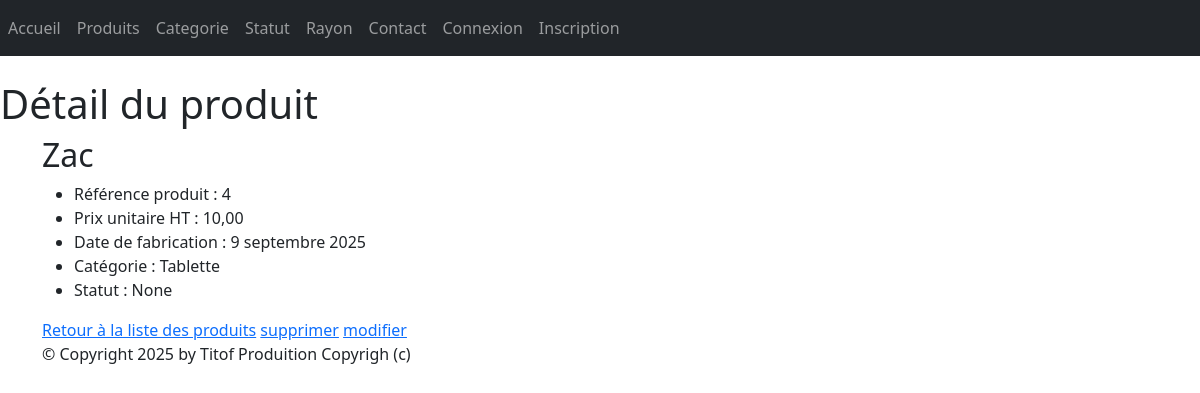
The app's page /monApp/produit/4/, older data.
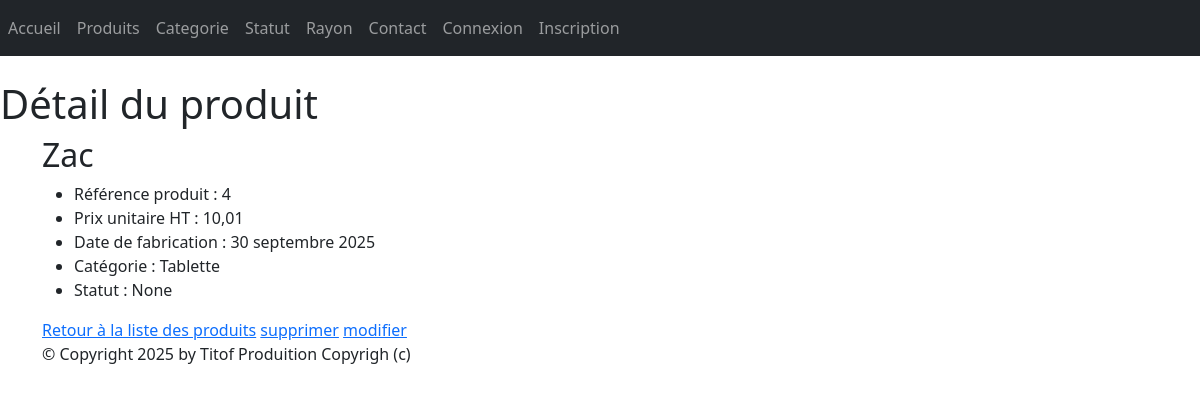
The same page, newer data.
### monApp/models.py (models this page shows, shortened)
class Produit(models.Model):
    refProd = models.AutoField(primary_key=True)
    intituleProd = models.CharField(max_length=200)
    prixUnitaireProd = models.DecimalField(max_digits=10, decimal_places=2)
    dateProd = models.DateField(auto_now=True)
    categorie = models.ForeignKey(Categorie, on_delete=models.CASCADE, related_name="produits", null=True, blank=True)
    statutProd = models.ForeignKey(Statut, on_delete=models.CASCADE, related_name="produitStatut", null=True, blank=True)

class Categorie(models.Model):
    idCat = models.AutoField(primary_key=True)
    nomCat = models.CharField(max_length=100)
    def __str__(self):
        return self.nomCat

### monApp/views.py (the view)
# urls.py: path("produit/<pk>/", views.ProduitDetailView.as_view(), name="dtl_prdt"),
class ProduitDetailView(DetailView):
    model = Produit
    template_name = "monApp/detail_produit.html"
    context_object_name = "prdt"
    def get_context_data(self, **kwargs):
        context = super(ProduitDetailView, self).get_context_data(**kwargs)
        context['titremenu'] = "Détail du produit"
        return context

### monApp/templates/monApp/detail_produit.html
{% extends 'monApp/base.html' %}
{% block menu %}
    <h1>{{titremenu}}</h1>
{% endblock %}
{% block contenu %}
<h2>{{ prdt.intituleProd }}</h2>
<ul>
    <li>Référence produit : {{prdt.refProd }} </li>
    <li>Prix unitaire HT : {{ prdt.prixUnitaireProd }} </li>
    <li>Date de fabrication : {{ prdt.dateProd }} </li>
    <li>Catégorie : {{ prdt.categorie }} </li>
    <li>Statut : {{ prdt.statutProd }}</li>
</ul>
<a href="{% url 'lst_prdts' %}">Retour à la liste des produits</a>
<a href="{% url 'dlt-prdt' prdt.refProd %}">supprimer</a>
<a href="{% url 'prdt-chng' prdt.refProd %}">modifier</a>
{% endblock %}

Row changes from the older to the newer data that the page shows:
changed Produit "Zac": prixUnitaireProd "10,00" → "10,01"; dateProd "9 septembre 2025" → "30 septembre 2025"
